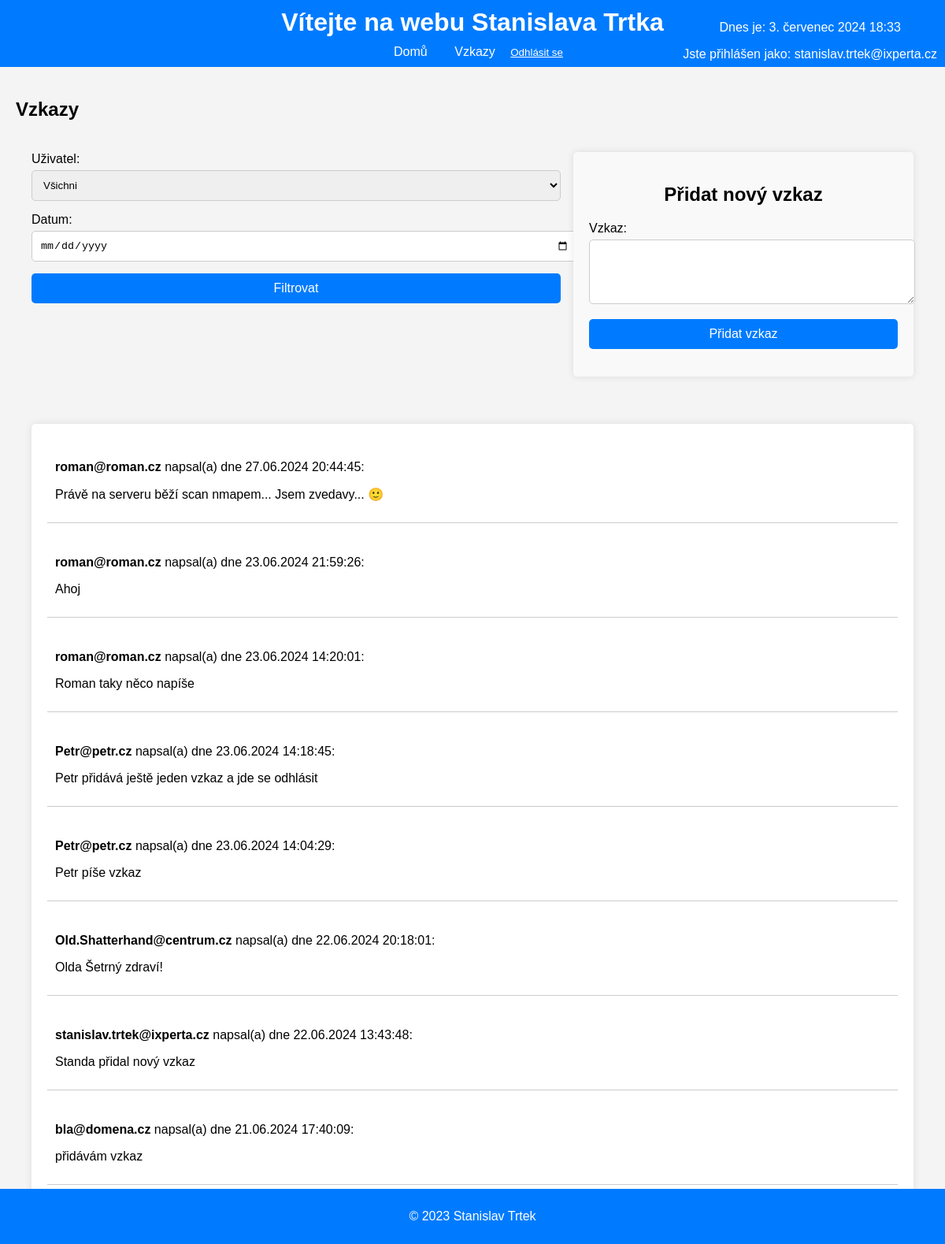
Page /messages/ (signed in) on the committed database.
### myapp/models.py (models this page shows)
class Message(models.Model):
    objects = None
    user = models.ForeignKey(User, on_delete=models.CASCADE)
    content = models.TextField()
    timestamp = models.DateTimeField(auto_now_add=True)

### myapp/views.py (the view)
# urls.py: path('messages/', views.message_list, name='message_list'),
@login_required
def message_list(request):
    user_filter = request.GET.get('user')
    date_filter = request.GET.get('date')
    messages = Message.objects.all().order_by('-timestamp')
    if user_filter:
        messages = messages.filter(user_id=user_filter)
    if date_filter:
        date = parse_date(date_filter)
        if date:
            messages = messages.filter(timestamp__date=date)
    users = User.objects.all()
    return render(request, 'message_list.html', {'messages': messages, 'users': users})

### myapp/context_processors.py (called while the page is built)
def current_datetime(request):
    return {
        'current_time': timezone.now()
    }

### myapp/templates/message_list.html (shortened to what this page needs)
{% extends "base.html" %}
{% load static %}
{% block content %}
<h2>Vzkazy</h2>
<div class="top-section">
    <div class="filter-form">
        <form method="get" action="{% url 'message_list' %}">
            <div class="form-group">
                <label for="user_filter">Uživatel:</label>
                <select name="user" id="user_filter">
                    <option value="">Všichni</option>
                </select>
            </div>
            <div class="form-group">
                <label for="date_filter">Datum:</label>
                <input type="date" name="date" id="date_filter" value="{{ request.GET.date }}">
            </div>
            <div class="form-group">
                <button type="submit">Filtrovat</button>
            </div>
        </form>
    </div>
    <div class="add-message">
        <h2>Přidat nový vzkaz</h2>
        <form method="post" action="{% url 'add_message' %}">
            <div class="form-group">
                <label for="id_content">Vzkaz:</label>
                <textarea name="content" id="id_content" rows="4" required></textarea>
            </div>
            <div class="form-group">
                <button type="submit">Přidat vzkaz</button>
            </div>
        </form>
    </div>
</div>
<div class="messages-container">
    <div class="messages-list">
        {% for message in messages %}
            <div class="message-item">
                <p><strong>{{ message.user.username }}</strong> napsal(a) dne {{ message.timestamp|date:"d.m.Y H:i:s" }}:</p>
                <p>{{ message.content }}</p>
            </div>
        {% endfor %}
    </div>
</div>
{% endblock %}

### myapp/templates/base.html (shortened to what this page needs)
{% load static %}
<!DOCTYPE html>
<html lang="en">
<head>
    <link rel="stylesheet" href="{% static 'css/style.css' %}">
    <link rel="stylesheet" href="{% static 'css/home.css' %}">
    <link rel="stylesheet" href="{% static 'css/message_list.css' %}">
    <link rel="stylesheet" href="{% static 'css/login.css' %}">
</head>
<body>
    <header>
        <h1>Vítejte na webu Stanislava Trtka</h1>
        <nav>
            <a href="{% url 'home' %}">Domů</a>
            <a href="{% url 'message_list' %}">Vzkazy</a>
            {% if user.is_authenticated %}
                <form action="{% url 'logout' %}" method="post" style="display:inline;">
                    <button type="submit" style="background:none; border:none; color:white; cursor:pointer; text-decoration:underline; padding:0;">
                        Odhlásit se
                    </button>
                </form>
            {% else %}
                <a href="{% url 'login' %}">Přihlásit se</a>
            {% endif %}
        </nav>
        <div class="current-time">
            <p>Dnes je: {{ current_time|date:"j. F Y H:i" }}</p>
            {% if user.is_authenticated %}
                <p>Jste přihlášen jako: {{ user.username }}</p>
            {% endif %}
        </div>
    </header>
    <main>
        {% block content %}{% endblock %}
    </main>
    <footer>
        <p>&copy; 2023 Stanislav Trtek</p>
    </footer>
</body>
</html>

### myapp/static/css/style.css (style rules this page uses)
body { font-family: Arial, sans-serif; background-color: #f4f4f4; margin: 0; padding: 0; }
header { background-color: #007bff; color: white; padding: 10px 0; text-align: center; display: flex; justify-content: center; flex-wrap: wrap; position: relative; }
header h1 { margin: 0; flex: 1 100%; }
nav { margin-top: 10px; }
nav a { color: white; margin: 0 15px; text-decoration: none; }
.current-time, .user-info { position: absolute; }
.current-time { top: 10px; right: 10px; }
main { padding: 20px; }
footer { background-color: #007bff; color: white; text-align: center; padding: 10px 0; position: fixed; bottom: 0; width: 100%; }

### myapp/static/css/message_list.css (style rules this page uses)
.top-section { display: flex; justify-content: space-between; padding: 20px; margin-bottom: 20px; }
.add-message { width: 35%; padding: 20px; background-color: #f9f9f9; border-radius: 5px; box-shadow: 0 0 10px rgba(0, 0, 0, 0.1); }
.add-message h2 { margin-bottom: 20px; text-align: center; }
.filter-form { width: 60%; margin-bottom: 20px; }
.filter-form .form-group { margin-bottom: 15px; }
.filter-form .form-group label { display: block; margin-bottom: 5px; }
.filter-form .form-group select, .filter-form .form-group input { width: 100%; padding: 10px; border: 1px solid #ccc; border-radius: 5px; }
.filter-form .form-group button { width: 100%; padding: 10px; background-color: #007bff; color: #fff; border: none; border-radius: 5px; cursor: pointer; font-size: 16px; }
.messages-container { display: flex; justify-content: space-between; padding: 20px; }
.messages-list { width: 100%; padding: 20px; background-color: #fff; border-radius: 5px; box-shadow: 0 0 10px rgba(0, 0, 0, 0.1); }
.message-item { margin-bottom: 15px; padding: 10px; border-bottom: 1px solid #ccc; }
.form-group { margin-bottom: 15px; }
.form-group label { display: block; margin-bottom: 5px; }
.form-group textarea { width: 100%; padding: 10px; border: 1px solid #ccc; border-radius: 5px; }
.form-group button { width: 100%; padding: 10px; background-color: #007bff; color: #fff; border: none; border-radius: 5px; cursor: pointer; font-size: 16px; }

### myapp/static/css/login.css (style rules this page uses)
.form-group { margin-bottom: 15px; }
.form-group label { display: block; margin-bottom: 5px; }
.form-group input { width: 100%; padding: 10px; border: 1px solid #ccc; border-radius: 5px; }
.form-group button { width: 100%; padding: 10px; background-color: #007bff; color: #fff; border: none; border-radius: 5px; cursor: pointer; font-size: 16px; }

### rows in the picture
Message: user.username "roman@roman.cz", timestamp "27.06.2024 20:44:45", content "Právě na serveru běží scan nmapem... Jsem zvedavy... 🙂"
Message: user.username "roman@roman.cz", timestamp "23.06.2024 21:59:26", content "Ahoj"
Message: user.username "roman@roman.cz", timestamp "23.06.2024 14:20:01", content "Roman taky něco napíše"
Message: user.username "Petr@petr.cz", timestamp "23.06.2024 14:18:45", content "Petr přidává ještě jeden vzkaz a jde se odhlásit"
Message: user.username "Petr@petr.cz", timestamp "23.06.2024 14:04:29", content "Petr píše vzkaz"
Message: user.username "Old.Shatterhand@centrum.cz", timestamp "22.06.2024 20:18:01", content "Olda Šetrný zdraví!"
Message: user.username "stanislav.trtek@ixperta.cz", timestamp "22.06.2024 13:43:48", content "Standa přidal nový vzkaz"
Message: user.username "bla@domena.cz", timestamp "21.06.2024 17:40:09", content "přidávám vzkaz"

### other values in the picture
{{ user.username }} "stanislav.trtek@ixperta.cz"
